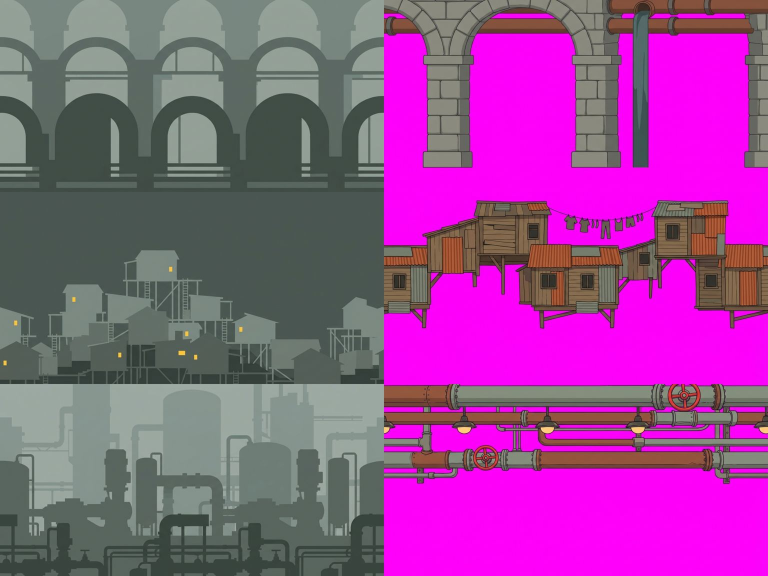
#> input picture Gemini/_tmp/bg22_raw.jpg, 1536 x 1152 px (shown at 1/2 size)
$ python -i fx_scan.py   (imports and definitions only)
#> lines starting #> are read from the running program, lines starting #| are printed output that depends on the picture; after the words box and inside, x2 and y2 are one past the last pixel; in counts of white or black regions, pixels touching at a corner belong together
#> further down, picture is the input picture: PIL image 1536x1152 RGB; mean R, G, B 150.9, 74.4, 146.7
# 扫描背景层里的亮点（灯、窗、信号灯），出带网格和编号的预览，供写动效配置用。
import sys, os, json, numpy as np
from PIL import Image, ImageDraw
# [1 line not run here, left out]
def blobs(im):
    a=np.asarray(im.convert('RGBA').resize((640,round(640*im.height/im.width)))).astype(int); r,g,b,al=a[...,0],a[...,1],a[...,2],a[...,3]
#> after `r, g, b, al = (a[..., 0], a[..., 1], a[..., 2], a[..., 3])`:
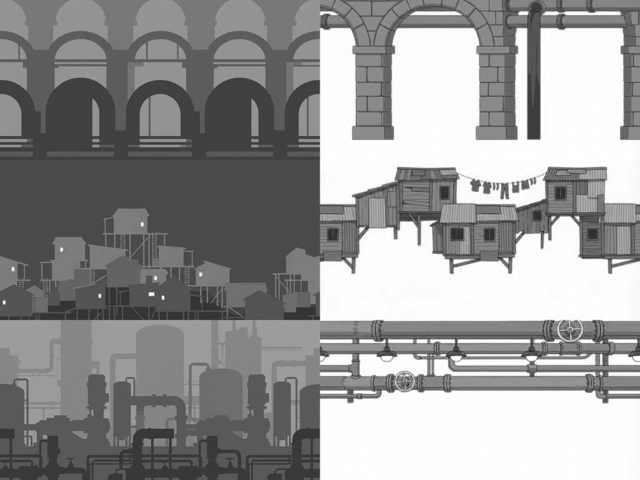
#> r: shape (480, 640) int64; min 37, max 255, mean 150.9
#> after `r, g, b, al = (a[..., 0], a[..., 1], a[..., 2], a[..., 3])`:
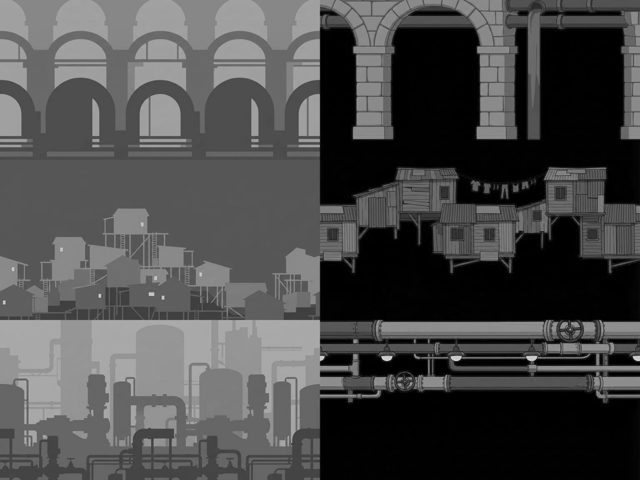
#> g: shape (480, 640) int64; min 0, max 219, mean 74.4
#> after `r, g, b, al = (a[..., 0], a[..., 1], a[..., 2], a[..., 3])`:
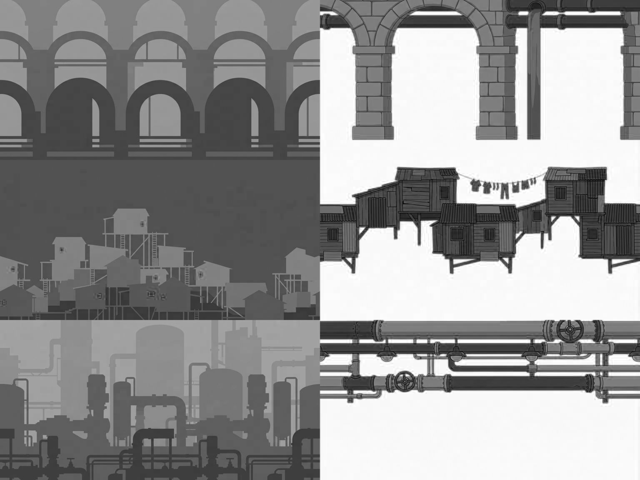
#> b: shape (480, 640) int64; min 14, max 255, mean 146.7
#> after `r, g, b, al = (a[..., 0], a[..., 1], a[..., 2], a[..., 3])`: al: shape (480, 640) int64; every value is 255
    mx=np.maximum(np.maximum(r,g),b); mn=np.minimum(np.minimum(r,g),b)
#> after `mn = np.minimum(np.minimum(r, g), b)`:
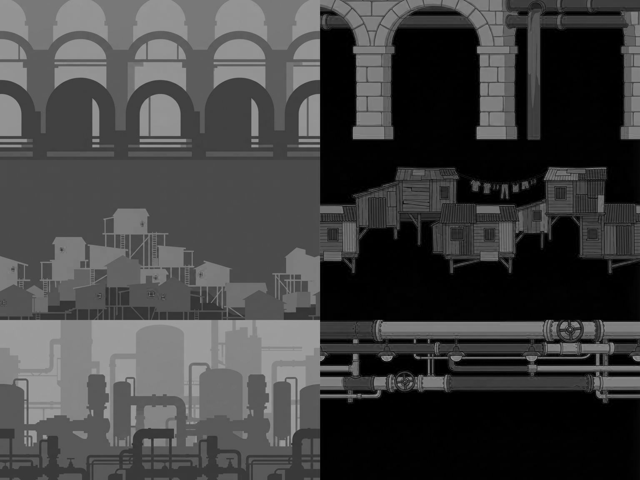
#> mn: shape (480, 640) int64; min 0, max 166, mean 65.3
    hot=((mx>225)&(al>200))|((mx>170)&(mx-mn>110)&(al>200))
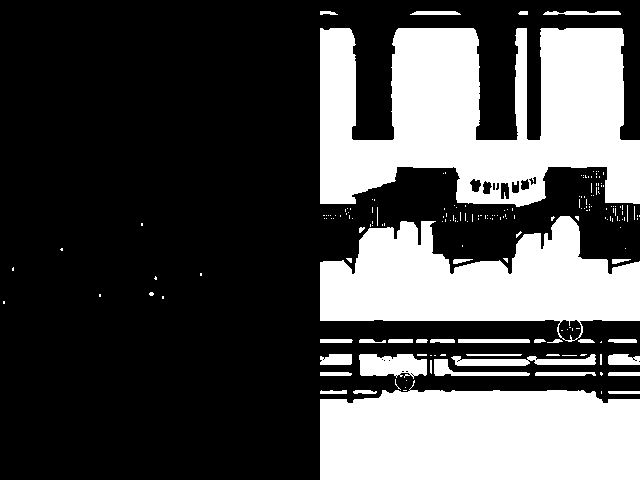
#> hot: shape (480, 640) bool; 31.4% white; 193 white regions (156 under 20 px), largest, box (x1, y1, x2, y2) and area: (320, 28, 640, 207) 38782, (320, 380, 640, 480) 27652, (320, 216, 640, 342) 23475
    m=Image.fromarray((hot*255).astype(np.uint8),'L').copy(); res=[]; lab=1
    ys,xs=np.nonzero(hot)
    for y,x in zip(ys,xs):
        if m.getpixel((int(x),int(y)))!=255 or lab>250: continue
        ImageDraw.floodfill(m,(int(x),int(y)),lab); comp=np.asarray(m)==lab; lab+=1
        cy,cx=np.nonzero(comp)
        if len(cx)<4: continue
        col=a[cy,cx,:3].mean(0)
        res.append({'u':round(cx.mean()/a.shape[1],3),'v':round(cy.mean()/a.shape[0],3),'size':round(max(np.ptp(cx),np.ptp(cy))/a.shape[0],3),'n':int(len(cx)),'rgb':[int(c) for c in col]})
#> this loop made 96537 passes
#> x on passes 2 to 4: 321, 322, 323
#> pass 1, in blobs, `comp = np.asarray(m) == lab`:
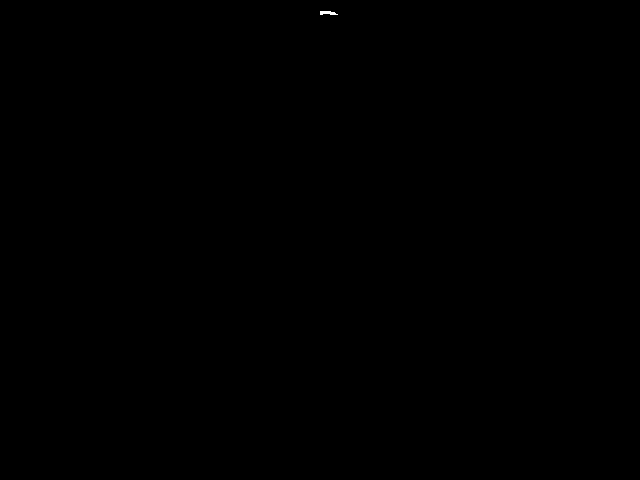
#> comp: shape (480, 640) bool; 0.02% white; 1 white region, box (x1, y1, x2, y2) and area: (320, 11, 338, 15) 53
#> after the loop: comp: shape (480, 640) bool; 0.03% white; 1 white region, box (x1, y1, x2, y2) and area: (608, 391, 640, 394) 95
#> after the loop:
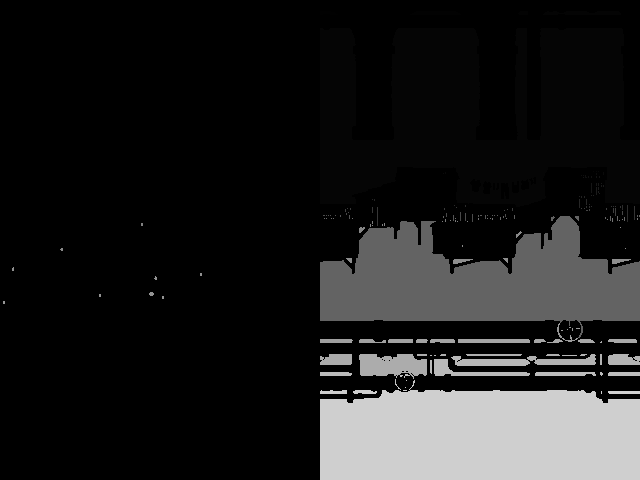
#> m: PIL image 640x480 L; min 0, max 210, mean 30.2
#> after the loop, lab = 211; res = 90 items
    res.sort(key=lambda d:-d['n']); return res[:24]
report={}
JOBS=[(sys.argv[i].rstrip('/')+'/',sys.argv[i+1]) for i in range(1,len(sys.argv)-1,2)] or [('Stage/','ABD'),('Stage2/','ABCD')]   # 用法：fx_scan.py [Stage3 ABCD ...]
# [19 lines not run here, left out]

>>> from PIL import Image
>>> picture = Image.open('../../Gemini/_tmp/bg22_raw.jpg')
>>> result = blobs(picture)
#> result = 24 items
